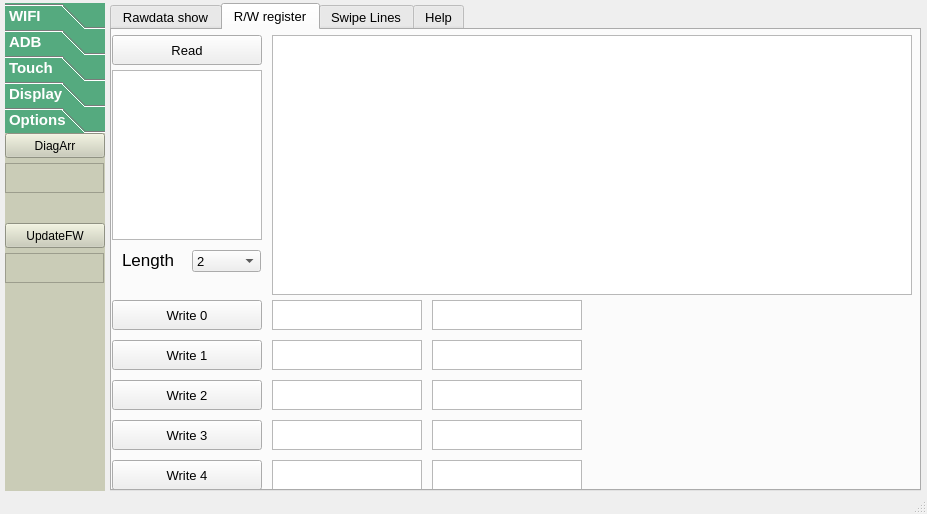
<?xml version="1.0" encoding="UTF-8"?>
<ui version="4.0">
 <class>MainWindow</class>
 <widget class="QMainWindow" name="MainWindow">
  <property name="enabled">
   <bool>true</bool>
  </property>
  <property name="geometry">
   <rect>
    <x>0</x>
    <y>0</y>
    <width>927</width>
    <height>514</height>
   </rect>
  </property>
  <property name="windowTitle">
   <string>ADB Monitor 2.0.0</string>
  </property>
  <widget class="QWidget" name="centralwidget">
   <widget class="QWidget" name="verticalLayoutWidget">
    <property name="geometry">
     <rect>
      <x>0</x>
      <y>0</y>
      <width>111</width>
      <height>491</height>
     </rect>
    </property>
    <layout class="QVBoxLayout" name="verticalLayout">
     <property name="spacing">
      <number>0</number>
     </property>
     <property name="sizeConstraint">
      <enum>QLayout::SetMaximumSize</enum>
     </property>
     <property name="leftMargin">
      <number>5</number>
     </property>
     <property name="topMargin">
      <number>3</number>
     </property>
     <item>
      <widget class="QToolBox" name="LeftMainWindow">
       <property name="maximumSize">
        <size>
         <width>100</width>
         <height>600</height>
        </size>
       </property>
       <property name="font">
        <font>
         <pointsize>11</pointsize>
         <weight>75</weight>
         <bold>true</bold>
        </font>
       </property>
       <property name="styleSheet">
        <string notr="true">background-color: rgb(85, 170, 127);
color: rgb(255, 255, 255);</string>
       </property>
       <property name="currentIndex">
        <number>4</number>
       </property>
       <property name="tabSpacing">
        <number>0</number>
       </property>
       <widget class="QWidget" name="pageWifi">
        <property name="geometry">
         <rect>
          <x>0</x>
          <y>0</y>
          <width>100</width>
          <height>372</height>
         </rect>
        </property>
        <property name="styleSheet">
         <string notr="true">background-color: rgb(202, 204, 183);</string>
        </property>
        <attribute name="label">
         <string>WIFI</string>
        </attribute>
        <widget class="QPushButton" name="wifiConnect">
         <property name="geometry">
          <rect>
           <x>0</x>
           <y>0</y>
           <width>100</width>
           <height>25</height>
          </rect>
         </property>
         <property name="maximumSize">
          <size>
           <width>100</width>
           <height>25</height>
          </size>
         </property>
         <property name="styleSheet">
          <string notr="true">color: rgb(0, 0, 0);</string>
         </property>
         <property name="text">
          <string>WiFi Connect</string>
         </property>
        </widget>
        <widget class="QPushButton" name="wifiDisconnect">
         <property name="geometry">
          <rect>
           <x>0</x>
           <y>25</y>
           <width>100</width>
           <height>25</height>
          </rect>
         </property>
         <property name="maximumSize">
          <size>
           <width>100</width>
           <height>25</height>
          </size>
         </property>
         <property name="styleSheet">
          <string notr="true">color: rgb(0, 0, 0);</string>
         </property>
         <property name="text">
          <string>WiFi disconnect</string>
         </property>
         <property name="checkable">
          <bool>false</bool>
         </property>
        </widget>
        <widget class="QPushButton" name="wifiReconnect">
         <property name="geometry">
          <rect>
           <x>0</x>
           <y>50</y>
           <width>100</width>
           <height>25</height>
          </rect>
         </property>
         <property name="maximumSize">
          <size>
           <width>100</width>
           <height>25</height>
          </size>
         </property>
         <property name="styleSheet">
          <string notr="true">color: rgb(0, 0, 0);</string>
         </property>
         <property name="text">
          <string>Reconnect</string>
         </property>
         <property name="checkable">
          <bool>false</bool>
         </property>
        </widget>
        <widget class="QLabel" name="wifiStatus">
         <property name="geometry">
          <rect>
           <x>0</x>
           <y>80</y>
           <width>100</width>
           <height>25</height>
          </rect>
         </property>
         <property name="maximumSize">
          <size>
           <width>100</width>
           <height>25</height>
          </size>
         </property>
         <property name="font">
          <font>
           <pointsize>11</pointsize>
           <weight>75</weight>
           <bold>true</bold>
          </font>
         </property>
         <property name="styleSheet">
          <string notr="true">color: rgb(255, 0, 0);</string>
         </property>
         <property name="text">
          <string>WiFi Status</string>
         </property>
         <property name="alignment">
          <set>Qt::AlignCenter</set>
         </property>
         <property name="wordWrap">
          <bool>false</bool>
         </property>
        </widget>
       </widget>
       <widget class="QWidget" name="pageAdb">
        <property name="geometry">
         <rect>
          <x>0</x>
          <y>0</y>
          <width>100</width>
          <height>372</height>
         </rect>
        </property>
        <property name="styleSheet">
         <string notr="true">background-color: rgb(202, 204, 183);</string>
        </property>
        <attribute name="label">
         <string>ADB</string>
        </attribute>
        <widget class="QPushButton" name="homekey">
         <property name="geometry">
          <rect>
           <x>0</x>
           <y>0</y>
           <width>100</width>
           <height>25</height>
          </rect>
         </property>
         <property name="minimumSize">
          <size>
           <width>100</width>
           <height>25</height>
          </size>
         </property>
         <property name="maximumSize">
          <size>
           <width>100</width>
           <height>25</height>
          </size>
         </property>
         <property name="styleSheet">
          <string notr="true">color: rgb(0, 0, 0);</string>
         </property>
         <property name="text">
          <string>Home</string>
         </property>
        </widget>
        <widget class="QPushButton" name="backkey">
         <property name="geometry">
          <rect>
           <x>0</x>
           <y>25</y>
           <width>100</width>
           <height>25</height>
          </rect>
         </property>
         <property name="maximumSize">
          <size>
           <width>100</width>
           <height>25</height>
          </size>
         </property>
         <property name="styleSheet">
          <string notr="true">color: rgb(0, 0, 0);</string>
         </property>
         <property name="text">
          <string>Back</string>
         </property>
        </widget>
        <widget class="QPushButton" name="volUp">
         <property name="geometry">
          <rect>
           <x>0</x>
           <y>50</y>
           <width>100</width>
           <height>25</height>
          </rect>
         </property>
         <property name="maximumSize">
          <size>
           <width>100</width>
           <height>25</height>
          </size>
         </property>
         <property name="styleSheet">
          <string notr="true">color: rgb(0, 0, 0);</string>
         </property>
         <property name="text">
          <string>Vol up</string>
         </property>
        </widget>
        <widget class="QPushButton" name="volDown">
         <property name="geometry">
          <rect>
           <x>0</x>
           <y>75</y>
           <width>100</width>
           <height>25</height>
          </rect>
         </property>
         <property name="maximumSize">
          <size>
           <width>100</width>
           <height>25</height>
          </size>
         </property>
         <property name="styleSheet">
          <string notr="true">color: rgb(0, 0, 0);</string>
         </property>
         <property name="text">
          <string>Vol down</string>
         </property>
        </widget>
        <widget class="QPushButton" name="getprop">
         <property name="geometry">
          <rect>
           <x>0</x>
           <y>100</y>
           <width>100</width>
           <height>25</height>
          </rect>
         </property>
         <property name="maximumSize">
          <size>
           <width>100</width>
           <height>25</height>
          </size>
         </property>
         <property name="styleSheet">
          <string notr="true">color: rgb(0, 0, 0);</string>
         </property>
         <property name="text">
          <string>Getprop</string>
         </property>
        </widget>
        <widget class="QPushButton" name="interrupts">
         <property name="geometry">
          <rect>
           <x>0</x>
           <y>125</y>
           <width>100</width>
           <height>25</height>
          </rect>
         </property>
         <property name="maximumSize">
          <size>
           <width>100</width>
           <height>25</height>
          </size>
         </property>
         <property name="styleSheet">
          <string notr="true">color: rgb(0, 0, 0);</string>
         </property>
         <property name="text">
          <string>Interrupts</string>
         </property>
        </widget>
        <widget class="QPushButton" name="checkDevice">
         <property name="geometry">
          <rect>
           <x>0</x>
           <y>150</y>
           <width>100</width>
           <height>25</height>
          </rect>
         </property>
         <property name="maximumSize">
          <size>
           <width>100</width>
           <height>25</height>
          </size>
         </property>
         <property name="styleSheet">
          <string notr="true">color: rgb(0, 0, 0);</string>
         </property>
         <property name="text">
          <string>CheckDevices</string>
         </property>
        </widget>
        <widget class="QPushButton" name="hideShowVirtual">
         <property name="geometry">
          <rect>
           <x>0</x>
           <y>175</y>
           <width>100</width>
           <height>25</height>
          </rect>
         </property>
         <property name="maximumSize">
          <size>
           <width>100</width>
           <height>25</height>
          </size>
         </property>
         <property name="styleSheet">
          <string notr="true">color: rgb(0, 0, 0);</string>
         </property>
         <property name="text">
          <string>HideShowVirtual</string>
         </property>
        </widget>
        <widget class="QPushButton" name="powerKey">
         <property name="geometry">
          <rect>
           <x>0</x>
           <y>200</y>
           <width>100</width>
           <height>25</height>
          </rect>
         </property>
         <property name="maximumSize">
          <size>
           <width>100</width>
           <height>25</height>
          </size>
         </property>
         <property name="styleSheet">
          <string notr="true">color: rgb(0, 0, 0);</string>
         </property>
         <property name="text">
          <string>PowerKey</string>
         </property>
        </widget>
        <widget class="QPushButton" name="openPoint">
         <property name="geometry">
          <rect>
           <x>0</x>
           <y>225</y>
           <width>100</width>
           <height>25</height>
          </rect>
         </property>
         <property name="maximumSize">
          <size>
           <width>100</width>
           <height>25</height>
          </size>
         </property>
         <property name="styleSheet">
          <string notr="true">color: rgb(0, 0, 0);</string>
         </property>
         <property name="text">
          <string>OpenPoint</string>
         </property>
        </widget>
        <widget class="QPushButton" name="screenShot">
         <property name="geometry">
          <rect>
           <x>0</x>
           <y>250</y>
           <width>100</width>
           <height>25</height>
          </rect>
         </property>
         <property name="maximumSize">
          <size>
           <width>100</width>
           <height>25</height>
          </size>
         </property>
         <property name="styleSheet">
          <string notr="true">color: rgb(0, 0, 0);</string>
         </property>
         <property name="text">
          <string>ScreenShot</string>
         </property>
        </widget>
        <widget class="QPushButton" name="shutDown">
         <property name="geometry">
          <rect>
           <x>0</x>
           <y>275</y>
           <width>100</width>
           <height>25</height>
          </rect>
         </property>
         <property name="maximumSize">
          <size>
           <width>100</width>
           <height>25</height>
          </size>
         </property>
         <property name="styleSheet">
          <string notr="true">color: rgb(0, 0, 0);</string>
         </property>
         <property name="text">
          <string>ShutDown</string>
         </property>
        </widget>
        <widget class="QPushButton" name="reboot">
         <property name="geometry">
          <rect>
           <x>0</x>
           <y>300</y>
           <width>100</width>
           <height>25</height>
          </rect>
         </property>
         <property name="maximumSize">
          <size>
           <width>100</width>
           <height>25</height>
          </size>
         </property>
         <property name="styleSheet">
          <string notr="true">color: rgb(0, 0, 0);</string>
         </property>
         <property name="text">
          <string>Reboot</string>
         </property>
        </widget>
        <widget class="QPushButton" name="pullHXFile">
         <property name="geometry">
          <rect>
           <x>0</x>
           <y>325</y>
           <width>100</width>
           <height>25</height>
          </rect>
         </property>
         <property name="maximumSize">
          <size>
           <width>100</width>
           <height>25</height>
          </size>
         </property>
         <property name="styleSheet">
          <string notr="true">color: rgb(0, 0, 0);</string>
         </property>
         <property name="text">
          <string>PullHXFile</string>
         </property>
        </widget>
       </widget>
       <widget class="QWidget" name="pageTouch">
        <property name="geometry">
         <rect>
          <x>0</x>
          <y>0</y>
          <width>100</width>
          <height>372</height>
         </rect>
        </property>
        <property name="styleSheet">
         <string notr="true">background-color: rgb(202, 204, 183);</string>
        </property>
        <attribute name="label">
         <string>Touch</string>
        </attribute>
        <widget class="QPushButton" name="fwVersion">
         <property name="geometry">
          <rect>
           <x>0</x>
           <y>0</y>
           <width>100</width>
           <height>25</height>
          </rect>
         </property>
         <property name="maximumSize">
          <size>
           <width>100</width>
           <height>25</height>
          </size>
         </property>
         <property name="styleSheet">
          <string notr="true">color: rgb(0, 0, 0);</string>
         </property>
         <property name="text">
          <string>FWVersion</string>
         </property>
        </widget>
        <widget class="QPushButton" name="reset">
         <property name="geometry">
          <rect>
           <x>0</x>
           <y>30</y>
           <width>100</width>
           <height>25</height>
          </rect>
         </property>
         <property name="maximumSize">
          <size>
           <width>100</width>
           <height>25</height>
          </size>
         </property>
         <property name="styleSheet">
          <string notr="true">color: rgb(0, 0, 0);</string>
         </property>
         <property name="text">
          <string>Reset</string>
         </property>
        </widget>
        <widget class="QPushButton" name="senseon">
         <property name="geometry">
          <rect>
           <x>0</x>
           <y>60</y>
           <width>100</width>
           <height>25</height>
          </rect>
         </property>
         <property name="maximumSize">
          <size>
           <width>100</width>
           <height>25</height>
          </size>
         </property>
         <property name="styleSheet">
          <string notr="true">color: rgb(0, 0, 0);</string>
         </property>
         <property name="text">
          <string>SenseOn</string>
         </property>
        </widget>
        <widget class="QPushButton" name="senseoff">
         <property name="geometry">
          <rect>
           <x>0</x>
           <y>90</y>
           <width>100</width>
           <height>25</height>
          </rect>
         </property>
         <property name="maximumSize">
          <size>
           <width>100</width>
           <height>25</height>
          </size>
         </property>
         <property name="styleSheet">
          <string notr="true">color: rgb(0, 0, 0);</string>
         </property>
         <property name="text">
          <string>SenseOff</string>
         </property>
        </widget>
        <widget class="QPushButton" name="selftest">
         <property name="geometry">
          <rect>
           <x>0</x>
           <y>120</y>
           <width>100</width>
           <height>25</height>
          </rect>
         </property>
         <property name="maximumSize">
          <size>
           <width>100</width>
           <height>25</height>
          </size>
         </property>
         <property name="styleSheet">
          <string notr="true">color: rgb(0, 0, 0);</string>
         </property>
         <property name="text">
          <string>SelfTest</string>
         </property>
        </widget>
        <widget class="QPushButton" name="inten0">
         <property name="geometry">
          <rect>
           <x>0</x>
           <y>150</y>
           <width>100</width>
           <height>25</height>
          </rect>
         </property>
         <property name="maximumSize">
          <size>
           <width>100</width>
           <height>25</height>
          </size>
         </property>
         <property name="styleSheet">
          <string notr="true">color: rgb(0, 0, 0);</string>
         </property>
         <property name="text">
          <string>Int_en_0</string>
         </property>
        </widget>
        <widget class="QPushButton" name="inten1">
         <property name="geometry">
          <rect>
           <x>0</x>
           <y>180</y>
           <width>100</width>
           <height>25</height>
          </rect>
         </property>
         <property name="maximumSize">
          <size>
           <width>100</width>
           <height>25</height>
          </size>
         </property>
         <property name="styleSheet">
          <string notr="true">color: rgb(0, 0, 0);</string>
         </property>
         <property name="text">
          <string>Int_en_1</string>
         </property>
        </widget>
        <widget class="QPushButton" name="driverVersion">
         <property name="geometry">
          <rect>
           <x>0</x>
           <y>210</y>
           <width>100</width>
           <height>25</height>
          </rect>
         </property>
         <property name="maximumSize">
          <size>
           <width>100</width>
           <height>25</height>
          </size>
         </property>
         <property name="styleSheet">
          <string notr="true">color: rgb(0, 0, 0);</string>
         </property>
         <property name="text">
          <string>DriverVersion</string>
         </property>
        </widget>
        <widget class="QPushButton" name="flashDump">
         <property name="geometry">
          <rect>
           <x>0</x>
           <y>240</y>
           <width>100</width>
           <height>25</height>
          </rect>
         </property>
         <property name="maximumSize">
          <size>
           <width>100</width>
           <height>25</height>
          </size>
         </property>
         <property name="styleSheet">
          <string notr="true">color: rgb(0, 0, 0);</string>
         </property>
         <property name="text">
          <string>FlashDump</string>
         </property>
        </widget>
       </widget>
       <widget class="QWidget" name="pageDisplay">
        <property name="geometry">
         <rect>
          <x>0</x>
          <y>0</y>
          <width>100</width>
          <height>372</height>
         </rect>
        </property>
        <property name="styleSheet">
         <string notr="true">background-color: rgb(202, 204, 183);</string>
        </property>
        <attribute name="label">
         <string>Display</string>
        </attribute>
        <widget class="QPushButton" name="d1129">
         <property name="geometry">
          <rect>
           <x>0</x>
           <y>0</y>
           <width>100</width>
           <height>25</height>
          </rect>
         </property>
         <property name="maximumSize">
          <size>
           <width>100</width>
           <height>25</height>
          </size>
         </property>
         <property name="styleSheet">
          <string notr="true">color: rgb(0, 0, 0);</string>
         </property>
         <property name="text">
          <string>1129</string>
         </property>
        </widget>
        <widget class="QPushButton" name="d2810">
         <property name="geometry">
          <rect>
           <x>0</x>
           <y>30</y>
           <width>100</width>
           <height>25</height>
          </rect>
         </property>
         <property name="maximumSize">
          <size>
           <width>100</width>
           <height>25</height>
          </size>
         </property>
         <property name="styleSheet">
          <string notr="true">color: rgb(0, 0, 0);</string>
         </property>
         <property name="text">
          <string>2810</string>
         </property>
        </widget>
        <widget class="QPushButton" name="openBlight">
         <property name="geometry">
          <rect>
           <x>0</x>
           <y>60</y>
           <width>100</width>
           <height>25</height>
          </rect>
         </property>
         <property name="maximumSize">
          <size>
           <width>100</width>
           <height>25</height>
          </size>
         </property>
         <property name="styleSheet">
          <string notr="true">color: rgb(0, 0, 0);</string>
         </property>
         <property name="text">
          <string>OpenBlight</string>
         </property>
        </widget>
       </widget>
       <widget class="QWidget" name="pageOptions">
        <property name="geometry">
         <rect>
          <x>0</x>
          <y>0</y>
          <width>100</width>
          <height>372</height>
         </rect>
        </property>
        <property name="font">
         <font>
          <weight>50</weight>
          <bold>false</bold>
         </font>
        </property>
        <property name="styleSheet">
         <string notr="true">background-color: rgb(202, 204, 183);</string>
        </property>
        <attribute name="label">
         <string>Options</string>
        </attribute>
        <widget class="QTextEdit" name="diagArrText">
         <property name="geometry">
          <rect>
           <x>0</x>
           <y>30</y>
           <width>99</width>
           <height>30</height>
          </rect>
         </property>
         <property name="maximumSize">
          <size>
           <width>100</width>
           <height>30</height>
          </size>
         </property>
         <property name="styleSheet">
          <string notr="true">color: rgb(0, 0, 0);</string>
         </property>
        </widget>
        <widget class="QTextEdit" name="updateFWText">
         <property name="geometry">
          <rect>
           <x>0</x>
           <y>120</y>
           <width>99</width>
           <height>30</height>
          </rect>
         </property>
         <property name="maximumSize">
          <size>
           <width>100</width>
           <height>30</height>
          </size>
         </property>
         <property name="styleSheet">
          <string notr="true">color: rgb(0, 0, 0);</string>
         </property>
        </widget>
        <widget class="QPushButton" name="diagArr">
         <property name="geometry">
          <rect>
           <x>0</x>
           <y>0</y>
           <width>100</width>
           <height>25</height>
          </rect>
         </property>
         <property name="maximumSize">
          <size>
           <width>100</width>
           <height>25</height>
          </size>
         </property>
         <property name="styleSheet">
          <string notr="true">color: rgb(0, 0, 0);</string>
         </property>
         <property name="text">
          <string>DiagArr</string>
         </property>
        </widget>
        <widget class="QPushButton" name="updateFW">
         <property name="geometry">
          <rect>
           <x>0</x>
           <y>90</y>
           <width>100</width>
           <height>25</height>
          </rect>
         </property>
         <property name="maximumSize">
          <size>
           <width>100</width>
           <height>25</height>
          </size>
         </property>
         <property name="styleSheet">
          <string notr="true">color: rgb(0, 0, 0);</string>
         </property>
         <property name="text">
          <string>UpdateFW</string>
         </property>
        </widget>
       </widget>
      </widget>
     </item>
    </layout>
   </widget>
   <widget class="QWidget" name="horizontalLayoutWidget">
    <property name="geometry">
     <rect>
      <x>110</x>
      <y>0</y>
      <width>811</width>
      <height>491</height>
     </rect>
    </property>
    <layout class="QHBoxLayout" name="horizontalLayout">
     <property name="sizeConstraint">
      <enum>QLayout::SetMaximumSize</enum>
     </property>
     <property name="topMargin">
      <number>3</number>
     </property>
     <item>
      <widget class="QTabWidget" name="TabMainWindow">
       <property name="font">
        <font>
         <pointsize>10</pointsize>
         <weight>50</weight>
         <bold>false</bold>
        </font>
       </property>
       <property name="currentIndex">
        <number>1</number>
       </property>
       <widget class="QWidget" name="TabRawdataShow">
        <property name="font">
         <font>
          <pointsize>10</pointsize>
          <weight>50</weight>
          <bold>false</bold>
         </font>
        </property>
        <attribute name="title">
         <string>Rawdata show</string>
        </attribute>
        <widget class="QWidget" name="horizontalLayoutWidget_2">
         <property name="geometry">
          <rect>
           <x>0</x>
           <y>0</y>
           <width>762</width>
           <height>32</height>
          </rect>
         </property>
         <layout class="QHBoxLayout" name="horizontalLayout_2">
          <item>
           <widget class="QPushButton" name="rawdataRead">
            <property name="minimumSize">
             <size>
              <width>100</width>
              <height>20</height>
             </size>
            </property>
            <property name="maximumSize">
             <size>
              <width>100</width>
              <height>30</height>
             </size>
            </property>
            <property name="font">
             <font>
              <pointsize>12</pointsize>
              <weight>75</weight>
              <bold>true</bold>
             </font>
            </property>
            <property name="cursor">
             <cursorShape>PointingHandCursor</cursorShape>
            </property>
            <property name="styleSheet">
             <string notr="true">background-color: rgb(170, 255, 127);</string>
            </property>
            <property name="text">
             <string>Read</string>
            </property>
           </widget>
          </item>
          <item>
           <widget class="QRadioButton" name="radioDC">
            <property name="maximumSize">
             <size>
              <width>50</width>
              <height>30</height>
             </size>
            </property>
            <property name="text">
             <string>DC</string>
            </property>
           </widget>
          </item>
          <item>
           <widget class="QRadioButton" name="radioIIR">
            <property name="maximumSize">
             <size>
              <width>50</width>
              <height>30</height>
             </size>
            </property>
            <property name="text">
             <string>IIR</string>
            </property>
           </widget>
          </item>
          <item>
           <widget class="QRadioButton" name="radioTmp">
            <property name="maximumSize">
             <size>
              <width>15</width>
              <height>30</height>
             </size>
            </property>
            <property name="text">
             <string/>
            </property>
           </widget>
          </item>
          <item>
           <widget class="QTextEdit" name="textEditDiag">
            <property name="maximumSize">
             <size>
              <width>60</width>
              <height>29</height>
             </size>
            </property>
           </widget>
          </item>
          <item>
           <widget class="QPushButton" name="stop">
            <property name="maximumSize">
             <size>
              <width>60</width>
              <height>30</height>
             </size>
            </property>
            <property name="text">
             <string>Stop</string>
            </property>
           </widget>
          </item>
          <item>
           <widget class="QPushButton" name="sram">
            <property name="maximumSize">
             <size>
              <width>60</width>
              <height>30</height>
             </size>
            </property>
            <property name="text">
             <string>SRAM</string>
            </property>
           </widget>
          </item>
          <item>
           <widget class="QPushButton" name="log">
            <property name="maximumSize">
             <size>
              <width>60</width>
              <height>30</height>
             </size>
            </property>
            <property name="text">
             <string>Log</string>
            </property>
           </widget>
          </item>
          <item>
           <widget class="QPushButton" name="kmsg">
            <property name="maximumSize">
             <size>
              <width>70</width>
              <height>30</height>
             </size>
            </property>
            <property name="styleSheet">
             <string notr="true">background-color: rgb(255, 170, 0);</string>
            </property>
            <property name="text">
             <string>Kmsg</string>
            </property>
           </widget>
          </item>
          <item>
           <widget class="QTextEdit" name="textEditKmsg">
            <property name="maximumSize">
             <size>
              <width>60</width>
              <height>29</height>
             </size>
            </property>
           </widget>
          </item>
          <item>
           <widget class="QPushButton" name="getevent">
            <property name="maximumSize">
             <size>
              <width>70</width>
              <height>30</height>
             </size>
            </property>
            <property name="styleSheet">
             <string notr="true">background-color: rgb(255, 170, 0);</string>
            </property>
            <property name="text">
             <string>Getevent</string>
            </property>
           </widget>
          </item>
          <item>
           <widget class="QTextEdit" name="textEditGetevent">
            <property name="maximumSize">
             <size>
              <width>60</width>
              <height>29</height>
             </size>
            </property>
           </widget>
          </item>
         </layout>
        </widget>
        <widget class="QWidget" name="horizontalLayoutWidget_3">
         <property name="geometry">
          <rect>
           <x>0</x>
           <y>40</y>
           <width>801</width>
           <height>421</height>
          </rect>
         </property>
         <layout class="QHBoxLayout" name="horizontalLayout_3">
          <item>
           <widget class="QTextBrowser" name="rawdataShowText"/>
          </item>
         </layout>
        </widget>
       </widget>
       <widget class="QWidget" name="TabRWRegister">
        <attribute name="title">
         <string>R/W register</string>
        </attribute>
        <widget class="QPushButton" name="pushButtonRead">
         <property name="geometry">
          <rect>
           <x>0</x>
           <y>5</y>
           <width>150</width>
           <height>30</height>
          </rect>
         </property>
         <property name="maximumSize">
          <size>
           <width>150</width>
           <height>30</height>
          </size>
         </property>
         <property name="text">
          <string>Read</string>
         </property>
        </widget>
        <widget class="QTextEdit" name="textEditReadRegAddr">
         <property name="geometry">
          <rect>
           <x>0</x>
           <y>40</y>
           <width>150</width>
           <height>170</height>
          </rect>
         </property>
         <property name="maximumSize">
          <size>
           <width>150</width>
           <height>170</height>
          </size>
         </property>
        </widget>
        <widget class="QTextBrowser" name="readRegValShowText">
         <property name="geometry">
          <rect>
           <x>160</x>
           <y>5</y>
           <width>640</width>
           <height>260</height>
          </rect>
         </property>
        </widget>
        <widget class="QTextEdit" name="textEditWriteVal3">
         <property name="geometry">
          <rect>
           <x>320</x>
           <y>390</y>
           <width>150</width>
           <height>30</height>
          </rect>
         </property>
         <property name="maximumSize">
          <size>
           <width>150</width>
           <height>30</height>
          </size>
         </property>
        </widget>
        <widget class="QTextEdit" name="textEditWriteVal4">
         <property name="geometry">
          <rect>
           <x>320</x>
           <y>430</y>
           <width>150</width>
           <height>30</height>
          </rect>
         </property>
         <property name="maximumSize">
          <size>
           <width>150</width>
           <height>30</height>
          </size>
         </property>
        </widget>
        <widget class="QTextEdit" name="textEditWriteVal2">
         <property name="geometry">
          <rect>
           <x>320</x>
           <y>350</y>
           <width>150</width>
           <height>30</height>
          </rect>
         </property>
         <property name="maximumSize">
          <size>
           <width>150</width>
           <height>30</height>
          </size>
         </property>
        </widget>
        <widget class="QTextEdit" name="textEditWriteAddr1">
         <property name="geometry">
          <rect>
           <x>160</x>
           <y>310</y>
           <width>150</width>
           <height>30</height>
          </rect>
         </property>
         <property name="maximumSize">
          <size>
           <width>150</width>
           <height>30</height>
          </size>
         </property>
        </widget>
        <widget class="QTextEdit" name="textEditWriteAddr2">
         <property name="geometry">
          <rect>
           <x>160</x>
           <y>350</y>
           <width>150</width>
           <height>30</height>
          </rect>
         </property>
         <property name="maximumSize">
          <size>
           <width>150</width>
           <height>30</height>
          </size>
         </property>
        </widget>
        <widget class="QTextEdit" name="textEditWriteAddr0">
         <property name="geometry">
          <rect>
           <x>160</x>
           <y>270</y>
           <width>150</width>
           <height>30</height>
          </rect>
         </property>
         <property name="maximumSize">
          <size>
           <width>150</width>
           <height>30</height>
          </size>
         </property>
        </widget>
        <widget class="QTextEdit" name="textEditWriteVal1">
         <property name="geometry">
          <rect>
           <x>320</x>
           <y>310</y>
           <width>150</width>
           <height>30</height>
          </rect>
         </property>
         <property name="maximumSize">
          <size>
           <width>150</width>
           <height>30</height>
          </size>
         </property>
        </widget>
        <widget class="QPushButton" name="pushButtonRegWrite0">
         <property name="geometry">
          <rect>
           <x>0</x>
           <y>270</y>
           <width>150</width>
           <height>30</height>
          </rect>
         </property>
         <property name="maximumSize">
          <size>
           <width>150</width>
           <height>30</height>
          </size>
         </property>
         <property name="text">
          <string>Write 0</string>
         </property>
        </widget>
        <widget class="QPushButton" name="pushButtonRegWrite1">
         <property name="geometry">
          <rect>
           <x>0</x>
           <y>310</y>
           <width>150</width>
           <height>30</height>
          </rect>
         </property>
         <property name="maximumSize">
          <size>
           <width>150</width>
           <height>30</height>
          </size>
         </property>
         <property name="text">
          <string>Write 1</string>
         </property>
        </widget>
        <widget class="QTextEdit" name="textEditWriteVal0">
         <property name="geometry">
          <rect>
           <x>320</x>
           <y>270</y>
           <width>150</width>
           <height>30</height>
          </rect>
         </property>
         <property name="maximumSize">
          <size>
           <width>150</width>
           <height>30</height>
          </size>
         </property>
        </widget>
        <widget class="QTextEdit" name="textEditWriteAddr3">
         <property name="geometry">
          <rect>
           <x>160</x>
           <y>390</y>
           <width>150</width>
           <height>30</height>
          </rect>
         </property>
         <property name="maximumSize">
          <size>
           <width>150</width>
           <height>30</height>
          </size>
         </property>
        </widget>
        <widget class="QPushButton" name="pushButtonRegWrite2">
         <property name="geometry">
          <rect>
           <x>0</x>
           <y>350</y>
           <width>150</width>
           <height>30</height>
          </rect>
         </property>
         <property name="maximumSize">
          <size>
           <width>150</width>
           <height>30</height>
          </size>
         </property>
         <property name="text">
          <string>Write 2</string>
         </property>
        </widget>
        <widget class="QTextEdit" name="textEditWriteAddr4">
         <property name="geometry">
          <rect>
           <x>160</x>
           <y>430</y>
           <width>150</width>
           <height>30</height>
          </rect>
         </property>
         <property name="maximumSize">
          <size>
           <width>150</width>
           <height>30</height>
          </size>
         </property>
        </widget>
        <widget class="QPushButton" name="pushButtonRegWrite4">
         <property name="geometry">
          <rect>
           <x>0</x>
           <y>430</y>
           <width>150</width>
           <height>30</height>
          </rect>
         </property>
         <property name="maximumSize">
          <size>
           <width>150</width>
           <height>30</height>
          </size>
         </property>
         <property name="text">
          <string>Write 4</string>
         </property>
        </widget>
        <widget class="QPushButton" name="pushButtonRegWrite3">
         <property name="geometry">
          <rect>
           <x>0</x>
           <y>390</y>
           <width>150</width>
           <height>30</height>
          </rect>
         </property>
         <property name="maximumSize">
          <size>
           <width>150</width>
           <height>30</height>
          </size>
         </property>
         <property name="text">
          <string>Write 3</string>
         </property>
        </widget>
        <widget class="QLabel" name="label">
         <property name="geometry">
          <rect>
           <x>10</x>
           <y>220</y>
           <width>60</width>
           <height>20</height>
          </rect>
         </property>
         <property name="maximumSize">
          <size>
           <width>60</width>
           <height>20</height>
          </size>
         </property>
         <property name="font">
          <font>
           <pointsize>13</pointsize>
           <weight>50</weight>
           <bold>false</bold>
          </font>
         </property>
         <property name="text">
          <string>Length</string>
         </property>
        </widget>
        <widget class="QComboBox" name="reglength">
         <property name="geometry">
          <rect>
           <x>80</x>
           <y>220</y>
           <width>69</width>
           <height>22</height>
          </rect>
         </property>
         <item>
          <property name="text">
           <string>2</string>
          </property>
         </item>
         <item>
          <property name="text">
           <string>3</string>
          </property>
         </item>
         <item>
          <property name="text">
           <string>4</string>
          </property>
         </item>
         <item>
          <property name="text">
           <string>5</string>
          </property>
         </item>
         <item>
          <property name="text">
           <string>6</string>
          </property>
         </item>
         <item>
          <property name="text">
           <string>7</string>
          </property>
         </item>
         <item>
          <property name="text">
           <string>8</string>
          </property>
         </item>
        </widget>
       </widget>
       <widget class="QWidget" name="TabSwiplines">
        <attribute name="title">
         <string>Swipe Lines</string>
        </attribute>
       </widget>
       <widget class="QWidget" name="TabHelp">
        <attribute name="title">
         <string>Help</string>
        </attribute>
        <widget class="QTabWidget" name="TabHelpSubMain">
         <property name="geometry">
          <rect>
           <x>0</x>
           <y>0</y>
           <width>801</width>
           <height>461</height>
          </rect>
         </property>
         <property name="currentIndex">
          <number>1</number>
         </property>
         <widget class="QWidget" name="TabAbout">
          <attribute name="title">
           <string>About</string>
          </attribute>
          <widget class="QTextBrowser" name="aboutShowText">
           <property name="geometry">
            <rect>
             <x>2</x>
             <y>2</y>
             <width>791</width>
             <height>431</height>
            </rect>
           </property>
          </widget>
         </widget>
         <widget class="QWidget" name="TabCommands">
          <attribute name="title">
           <string>Commands</string>
          </attribute>
         </widget>
        </widget>
       </widget>
      </widget>
     </item>
    </layout>
   </widget>
  </widget>
  <widget class="QStatusBar" name="statusbar"/>
 </widget>
 <resources/>
 <connections/>
</ui>
